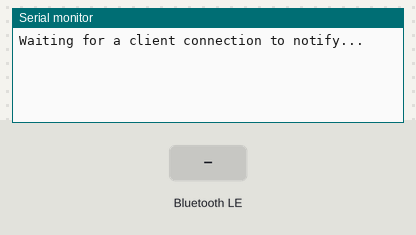
A program run on a simulated ESP32. Shown: the last lines printed to the serial monitor. The inputs (shaded band) are chosen by the test bench. Nothing arrives over Bluetooth unless stated; a phone connects over Bluetooth LE 3 s after start.

Above: at 1.2 s.
1.3 s: Bluetooth LE write "5" received
At 2.2 s:
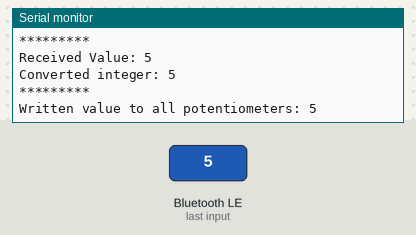
2.8 s: Bluetooth LE write "90" received
At 2.98 s:
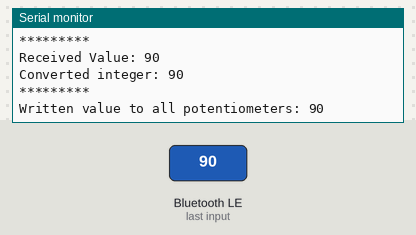
4.5 s: Bluetooth LE write "200" received
At 5.9 s:
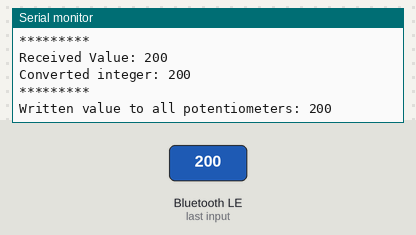

The program:

main.cpp
```cpp
#include <Arduino.h>
#include <SPI.h>
#include <BLEDevice.h>
#include <BLEServer.h>
#include <BLEUtils.h>
#include <BLE2902.h>

// Define constants and variables
byte address = 0x11;
int CS1 = 15;  // CS pin for the first digital potentiometer
int CS2 = 32;  // CS pin for the second digital potentiometer
int CS3 = 33;  // CS pin for the third digital potentiometer

#define SERVICE_UUID           "6E400001-B5A3-F393-E0A9-E50E24DCCA9E" // UART service UUID
#define CHARACTERISTIC_UUID_RX "6E400002-B5A3-F393-E0A9-E50E24DCCA9E" // RX characteristic UUID for WRITE
#define CHARACTERISTIC_UUID_TX "6E400003-B5A3-F393-E0A9-E50E24DCCA9E" // TX characteristic UUID for NOTIFY

BLEServer *pServer = NULL;
BLECharacteristic *pTxCharacteristic;
bool deviceConnected = false;
bool oldDeviceConnected = false;

class MyServerCallbacks: public BLEServerCallbacks {
    void onConnect(BLEServer* pServer) {
      deviceConnected = true;
      Serial.println("Device connected");
    };

    void onDisconnect(BLEServer* pServer) {
      deviceConnected = false;
      Serial.println("Device disconnected");
    }
};

void digitalPotWrite(int value) {
  // Function to write a value to multiple digital potentiometers
  int csPins[] = {CS1, CS2, CS3};
  for (int csPin : csPins) {
    digitalWrite(csPin, LOW);
    SPI.transfer(address);
    SPI.transfer(value);
    digitalWrite(csPin, HIGH);
  }
  Serial.print("Written value to all potentiometers: ");
  Serial.println(value);
}

class MyCallbacks: public BLECharacteristicCallbacks {
    void onWrite(BLECharacteristic *pCharacteristic) {
      std::string rxValue = pCharacteristic->getValue();

      if (rxValue.length() > 0) {
        Serial.println("*********");
        Serial.print("Received Value: ");
        int receivedInt = 0;  // to store the converted integer
        for (int i = 0; i < rxValue.length(); i++) {
          Serial.print(rxValue[i]); // Print each character in the received string
          receivedInt = receivedInt * 10 + (rxValue[i] - '0');  // Convert string to integer assuming ASCII digits
        }
        Serial.println();
        Serial.print("Converted integer: ");
        Serial.println(receivedInt);
        Serial.println("*********");
        if (receivedInt >= 0 && receivedInt <= 255) {
          digitalPotWrite(receivedInt);  // Update the potentiometer value
        } else {
          Serial.println("Received integer out of range (0-255).");
        }
      } else {
        Serial.println("Received BLE write with empty payload.");
      }
    }
};

void setup() {
  Serial.begin(9600);
  pinMode(CS1, OUTPUT);
  pinMode(CS2, OUTPUT);
  pinMode(CS3, OUTPUT);
  SPI.begin();  // Initializes SPI communication

  BLEDevice::init("LED Controller");
  pServer = BLEDevice::createServer();
  pServer->setCallbacks(new MyServerCallbacks());
  BLEService *pService = pServer->createService(SERVICE_UUID);

  pTxCharacteristic = pService->createCharacteristic(
                      CHARACTERISTIC_UUID_TX,
                      BLECharacteristic::PROPERTY_NOTIFY
                     );
  pTxCharacteristic->addDescriptor(new BLE2902());

  BLECharacteristic *pRxCharacteristic = pService->createCharacteristic(
                                         CHARACTERISTIC_UUID_RX,
                                         BLECharacteristic::PROPERTY_WRITE
                                        );
  pRxCharacteristic->setCallbacks(new MyCallbacks());
  pService->start();
  pServer->getAdvertising()->start();
  Serial.println("Waiting for a client connection to notify...");
}

void loop() {
  if (!deviceConnected && oldDeviceConnected) {
    delay(500);
    pServer->startAdvertising();
    Serial.println("Start advertising");
    oldDeviceConnected = deviceConnected;
  }
  if (deviceConnected && !oldDeviceConnected) {
    oldDeviceConnected = deviceConnected;
  }
}
```

Measured:
- after the input at 1.3 s, the serial monitor: prints a new line after 0.05 s (image 1)
- after the input at 2.8 s, the serial monitor: prints a new line after 0.05 s (image 2)
- after the input at 4.5 s, the serial monitor: prints a new line after 0.05 s (image 3)
